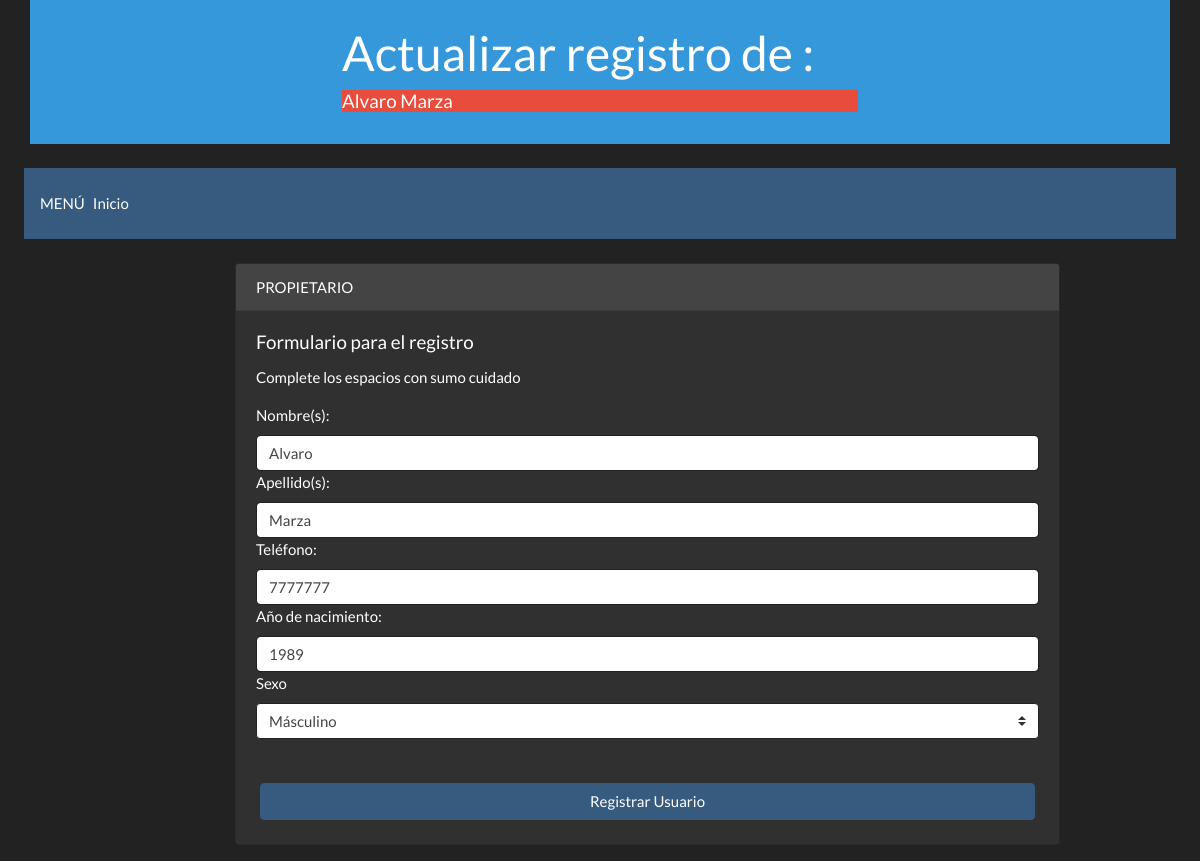
Before: /actu/3 with the older database file.
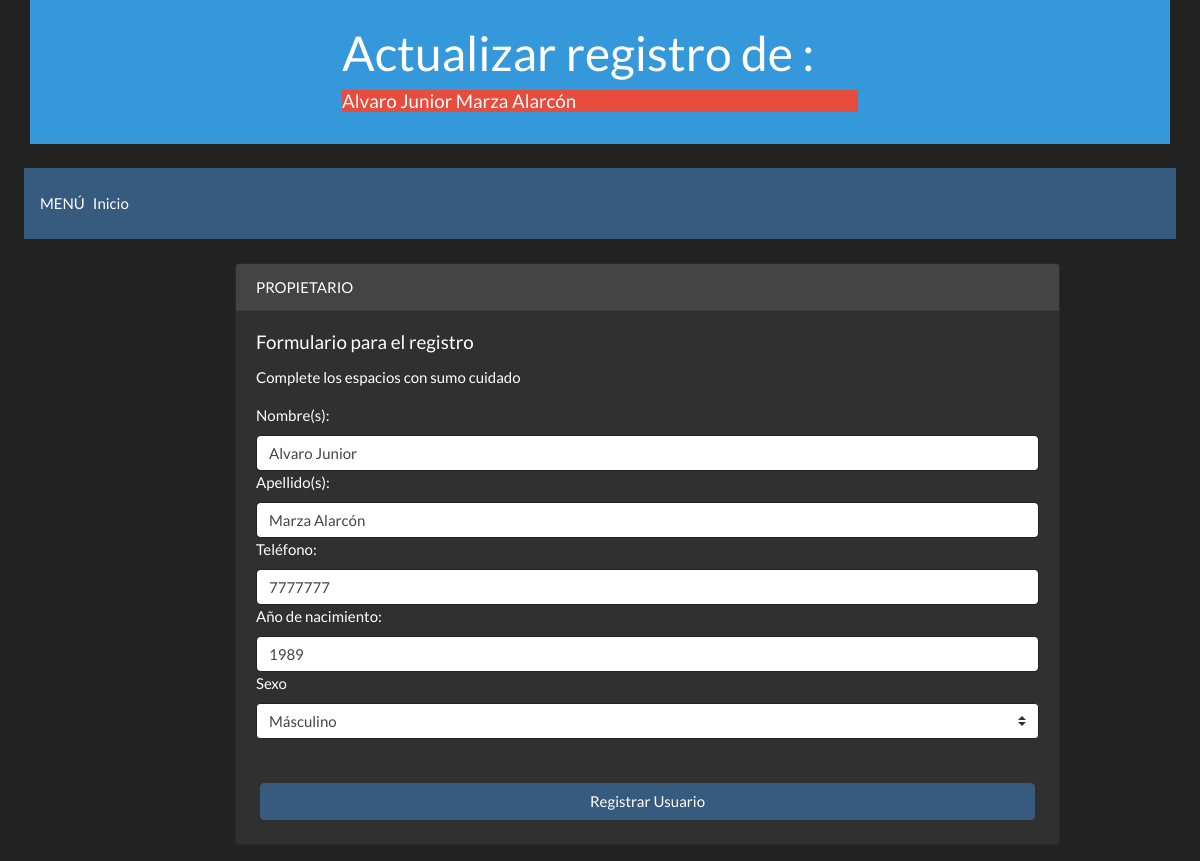
After: the same page with the newer database file.
### app.py (models this page shows)
class tbpropietario(db.Model):
    idpropietario = db.Column(db.Integer,primary_key=True)
    nombre = db.Column(db.String(50))
    apellido = db.Column(db.String(50))
    telefono = db.Column(db.Integer)
    anio = db.Column(db.Integer)
    sexo = db.Column(db.String(5))

### app.py (the view)
@app.route('/actu/<idprop>')
def actuaUsua(idprop):
    propie = tbpropietario.query.filter_by(idpropietario = int(idprop)).first()
    db.session.commit()
    return render_template('actualizaru.html',propietario = propie)

### templates/actualizaru.html (shortened to what this page needs)
<!DOCTYPE html>
<html lang="en">
<head>
    <link rel="stylesheet" href="https://stackpath.bootstrapcdn.com/bootswatch/4.3.1/darkly/bootstrap.min.css">
</head>
<body>
        <header class="container">
                <div class="display-4 row justify-content-center p-4 cabecera bg-info">
                    <div class="col-md-6">
                        <h1>Actualizar registro de :</h1>
                        <h5 class="bg-danger">
                            {{propietario.nombre}}
                            {{propietario.apellido}}
                        </h5>
                    </div>
                </div>
        </header>
        <div class="bs-docs-section clearfix">
            <div class="bs-component">
                <nav class="navbar navbar-expand-lg navbar-dark bg-primary m-4">
                        MENÚ
                        <div class="collapse navbar-collapse" id="navbarColor01">
                        <ul class="navbar-nav mr-auto">
                            <li class="nav-item   active  ">
                            <a class="nav-link" href="/"> Inicio <span class="sr-only">(current)</span></a>
                            </li>
                        </ul>
                        </div>
                </nav>
            </div>
        </div>
        <div class="container">
            <form class="form-group" action="/actualizarprop" method="POST">
                <div class="row">
                    <div class="col-auto col-sm-9 col-md-9 offset-md-2">
                        <div class="card">
                            <div class="card-header">
                                PROPIETARIO
                            </div>
                            <div class="card-body">
                                <h5 class="card-title">Formulario para el registro</h5>
                                <p class="card-text">Complete los espacios con sumo cuidado</p>
                                <label for="nomb">Nombre(s): </label>
                                <input id="nomb" class="form-control" type="text" name="nomb" placeholder="Ingrese su nombre ej: 'juans'" value="{{propietario.nombre}}">
                                <label for="ape">Apellido(s): </label>
                                <input id="ape" class="form-control" type="text" name="ape" placeholder="Ingrese su apellido ej: 'Perez'" value="{{propietario.apellido}}">
                                <label for="telf">Teléfono: </label>
                                <input id="telf" class="form-control" type="text" name="telf" placeholder="Ingrese su teléfono ej: '70000000'" value="{{propietario.telefono}}">
                                <label for="anio">Año de nacimiento: </label>
                                <input id="anio" class="form-control" type="text" name="anio" placeholder="Ingrese su año de nacido ej: '1989'" value="{{propietario.anio}}">
                                <label for="sxo">Sexo</label>
                                <select name="sxo" id="sxo" class="custom-select" aria-selected="true">
                                    <option value="{{propietario.sexo}}" selected="">{%if propietario.sexo == 'F'%}Fémenino{%else%}Másculino{%endif%}</option>
                                </select>
                            </div>
                            <button type="submit" class="btn btn-primary m-4">Registrar Usuario</button>
                        </div>
                    </div>
                </div>
            </form>
        </div>
</body>
</html>

Changed rows visible on the page:
changed tbpropietario "Másculino": nombre "Alvaro" → "Alvaro Junior"; apellido "Marza" → "Marza Alarcón"; nomb "Alvaro" → "Alvaro Junior"; ape "Marza" → "Marza Alarcón"
